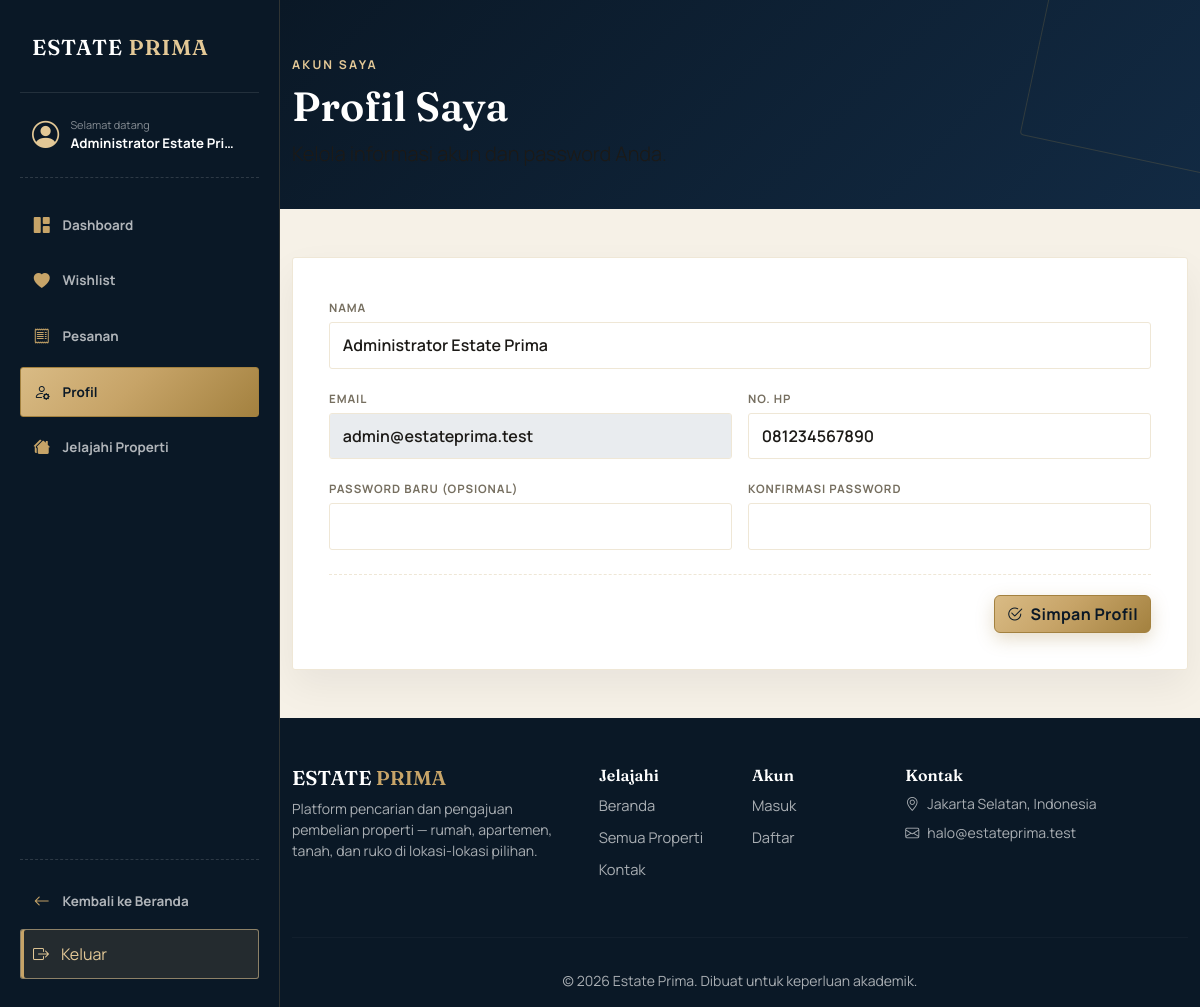
The page /profil.php (signed in) on the database its author committed.
### tables this page shows
CREATE TABLE users (
    id INT UNSIGNED AUTO_INCREMENT PRIMARY KEY,
    nama VARCHAR(100) NOT NULL,
    email VARCHAR(150) NOT NULL UNIQUE,
    password VARCHAR(255) NOT NULL,
    no_hp VARCHAR(20) NULL,
    role ENUM('admin', 'user') NOT NULL DEFAULT 'user',
    created_at TIMESTAMP NOT NULL DEFAULT CURRENT_TIMESTAMP
);

### profil.php (the view, shortened to what this page needs)
<?php
require_once __DIR__ . '/config/database.php';
$user_id = (int) $_SESSION['user_id'];
$stmt = mysqli_prepare($koneksi, 'SELECT nama, email, no_hp FROM users WHERE id = ?');
mysqli_stmt_bind_param($stmt, 'i', $user_id);
mysqli_stmt_execute($stmt);
$profil = mysqli_fetch_assoc(mysqli_stmt_get_result($stmt));
require_once __DIR__ . '/includes/header.php';
?>
<div class="page-header"><div class="container"><p class="eyebrow mb-2">Akun Saya</p><h1 class="mb-2">Profil Saya</h1><p class="lead mb-0">Kelola informasi akun dan password Anda.</p></div></div>
<main class="py-5"><div class="container"><div class="admin-form-card">
<form method="POST" action="profil.php"><input type="hidden" name="csrf_token" value="<?= htmlspecialchars(csrf_token()) ?>"><div class="row g-3">
<div class="col-12 field-panel"><label class="form-label" for="nama">Nama</label><input class="form-control" id="nama" name="nama" value="<?= htmlspecialchars($profil['nama'] ?? '') ?>" required></div>
<div class="col-md-6 field-panel"><label class="form-label" for="email">Email</label><input class="form-control" id="email" value="<?= htmlspecialchars($profil['email'] ?? '') ?>" disabled></div>
<div class="col-md-6 field-panel"><label class="form-label" for="no_hp">No. HP</label><input class="form-control" id="no_hp" name="no_hp" value="<?= htmlspecialchars($profil['no_hp'] ?? '') ?>"></div>
<div class="col-md-6 field-panel"><label class="form-label" for="password">Password Baru (opsional)</label><input class="form-control" id="password" type="password" name="password"></div>
<div class="col-md-6 field-panel"><label class="form-label" for="konfirmasi_password">Konfirmasi Password</label><input class="form-control" id="konfirmasi_password" type="password" name="konfirmasi_password"></div>
</div><div class="form-actions"><button class="btn btn-gold" type="submit"><i class="bi bi-check2-circle me-1"></i> Simpan Profil</button></div></form>
</div></div></main>
<?php require_once __DIR__ . '/includes/footer.php'; ?>

### assets/css/style.css (style rules this page uses)
:root { --navy-950: #0a1826; --navy-900: #122a43; --navy-800: #1c3a5c; --navy-700: #2c4f74; --gold-600: #a3813f; --gold-500: #c7a468; --gold-300: #e3c896; --gold-grad: linear-gradient(135deg, #d9bb85 0%, #c7a468 45%, #a3813f 100%); --ivory-50: #f6f1e7; --ivory-100: #efe7d6; --ink-900: #1c1a17; --ink-500: #766f60; --cream-50: var(--ivory-50); }
body { font-family: 'Manrope', sans-serif; color: var(--ink-900); background: var(--ivory-50); }
.btn-gold { background: var(--gold-grad); border: 1px solid var(--gold-600); color: var(--navy-950); font-weight: 700; letter-spacing: 0.02em; box-shadow: 0 6px 18px rgba(163,129,63,0.28); transition: filter 0.2s ease, box-shadow 0.2s ease; }
.field-panel .form-select, .field-panel .form-control, .field-panel textarea.form-control { border: 1px solid var(--ivory-100); border-radius: 3px; padding: 0.55rem 0.75rem; font-weight: 600; color: var(--ink-900); }
.field-panel label { font-size: 0.72rem; font-weight: 700; letter-spacing: 0.08em; text-transform: uppercase; color: var(--ink-500); margin-bottom: 0.3rem; }
.page-header { background: var(--navy-950); background-image: linear-gradient(135deg, var(--navy-950) 0%, var(--navy-900) 100%); padding: 3.5rem 0 2.5rem; position: relative; overflow: hidden; }
.page-header::after { content: ""; position: absolute; right: -60px; top: -60px; width: 220px; height: 220px; border: 1px solid rgba(201,162,75,0.18); border-radius: 4px; transform: rotate(12deg); }
.page-header .eyebrow { font-weight: 700; letter-spacing: 0.18em; text-transform: uppercase; font-size: 0.76rem; color: var(--gold-300); }
.page-header h1 { font-family: 'Fraunces', serif; font-weight: 600; color: #fff; font-size: clamp(1.8rem, 3.4vw, 2.6rem); }
.admin-form-card { background: #fff; border: 1px solid var(--ivory-100); border-radius: 3px; padding: clamp(1.25rem, 3vw, 2.25rem); box-shadow: 0 16px 38px rgba(10,24,38,0.06); }
.admin-form-card .form-label { margin-bottom: 0.35rem; }
.admin-form-card .form-control, .admin-form-card .form-select { border-color: var(--ivory-100); border-radius: 3px; padding: 0.65rem 0.8rem; }
.form-actions { border-top: 1px dashed var(--ivory-100); margin-top: 1.5rem; padding-top: 1.25rem; text-align: right; }
header.hero, header.hero-listing, header.hero-login, header.hero-register, .page-header { position: relative; overflow: hidden; }
.floating-card, .sidebar-filter, .info-card, .dashboard-panel, .order-panel, .order-card, .pesan-card, .stat-card, .admin-form-card, .transaction-detail-card, .property-card, .agent-card, .action-panel { border: 1px solid var(--ivory-100); border-radius: 3px; box-shadow: 0 16px 38px rgba(10,24,38,0.06); }
.form-control, .form-select, textarea.form-control { border-radius: 3px; border-color: var(--ivory-100); }
body.has-dashboard-sidebar { overflow-x:hidden; }
body.has-dashboard-sidebar > *:not(.dashboard-sidebar):not(style) { box-sizing:border-box; min-width:0; width:calc(100% - 280px); margin-left:280px; }

### rows shown on the page
users: nama "Administrator Estate Prima", email "admin@estateprima.test", no_hp "081234567890"
